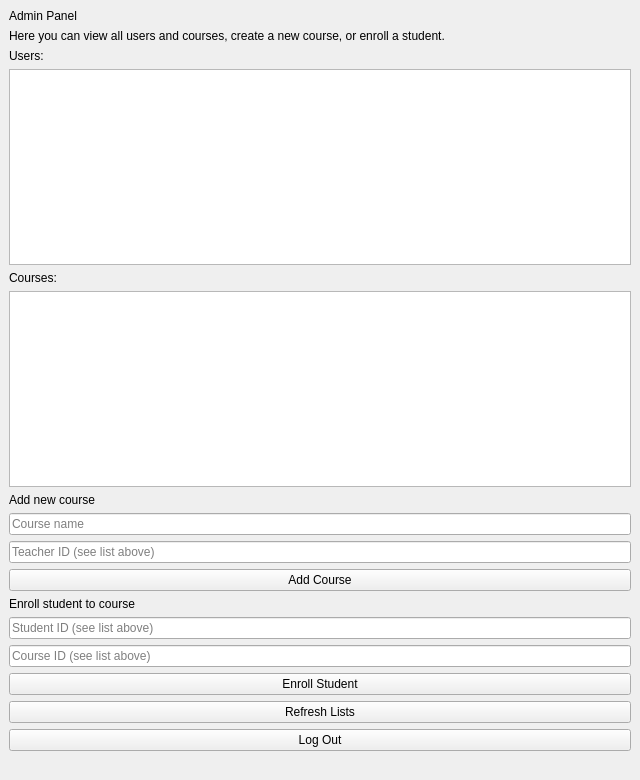
<?xml version="1.0" encoding="UTF-8"?>
<ui version="4.0">
 <class>AdminWindow</class>
 <widget class="QMainWindow" name="AdminWindow">
  <property name="geometry">
   <rect>
    <x>0</x>
    <y>0</y>
    <width>640</width>
    <height>780</height>
   </rect>
  </property>
  <property name="windowTitle">
   <string>Study.Table - Admin</string>
  </property>
  <widget class="QWidget" name="centralwidget">
   <layout class="QVBoxLayout" name="mainLayout">
    <item>
     <widget class="QLabel" name="titleLabel">
      <property name="text">
       <string>Admin Panel</string>
      </property>
     </widget>
    </item>
    <item>
     <widget class="QLabel" name="infoLabel">
      <property name="text">
       <string>Here you can view all users and courses, create a new course, or enroll a student.</string>
      </property>
      <property name="wordWrap">
       <bool>true</bool>
      </property>
     </widget>
    </item>
    <item>
     <widget class="QLabel" name="usersSectionLabel">
      <property name="text">
       <string>Users:</string>
      </property>
     </widget>
    </item>
    <item>
     <widget class="QTextEdit" name="usersTextEdit">
      <property name="readOnly">
       <bool>true</bool>
      </property>
      <property name="minimumSize">
       <size>
        <width>0</width>
        <height>140</height>
       </size>
      </property>
     </widget>
    </item>
    <item>
     <widget class="QLabel" name="coursesSectionLabel">
      <property name="text">
       <string>Courses:</string>
      </property>
     </widget>
    </item>
    <item>
     <widget class="QTextEdit" name="coursesTextEdit">
      <property name="readOnly">
       <bool>true</bool>
      </property>
      <property name="minimumSize">
       <size>
        <width>0</width>
        <height>100</height>
       </size>
      </property>
     </widget>
    </item>
    <item>
     <widget class="QLabel" name="addCourseSectionLabel">
      <property name="text">
       <string>Add new course</string>
      </property>
     </widget>
    </item>
    <item>
     <widget class="QLineEdit" name="courseTitleLineEdit">
      <property name="placeholderText">
       <string>Course name</string>
      </property>
     </widget>
    </item>
    <item>
     <widget class="QLineEdit" name="teacherIdLineEdit">
      <property name="placeholderText">
       <string>Teacher ID (see list above)</string>
      </property>
     </widget>
    </item>
    <item>
     <widget class="QPushButton" name="addCourseButton">
      <property name="text">
       <string>Add Course</string>
      </property>
     </widget>
    </item>
    <item>
     <widget class="QLabel" name="enrollSectionLabel">
      <property name="text">
       <string>Enroll student to course</string>
      </property>
     </widget>
    </item>
    <item>
     <widget class="QLineEdit" name="studentIdLineEdit">
      <property name="placeholderText">
       <string>Student ID (see list above)</string>
      </property>
     </widget>
    </item>
    <item>
     <widget class="QLineEdit" name="courseIdLineEdit">
      <property name="placeholderText">
       <string>Course ID (see list above)</string>
      </property>
     </widget>
    </item>
    <item>
     <widget class="QPushButton" name="enrollButton">
      <property name="text">
       <string>Enroll Student</string>
      </property>
     </widget>
    </item>
    <item>
     <widget class="QPushButton" name="refreshButton">
      <property name="text">
       <string>Refresh Lists</string>
      </property>
     </widget>
    </item>
    <item>
     <widget class="QPushButton" name="logoutButton">
      <property name="text">
       <string>Log Out</string>
      </property>
     </widget>
    </item>
    <item>
     <widget class="QLabel" name="statusLabel">
      <property name="text">
       <string/>
      </property>
     </widget>
    </item>
   </layout>
  </widget>
 </widget>
 <resources/>
 <connections/>
</ui>
